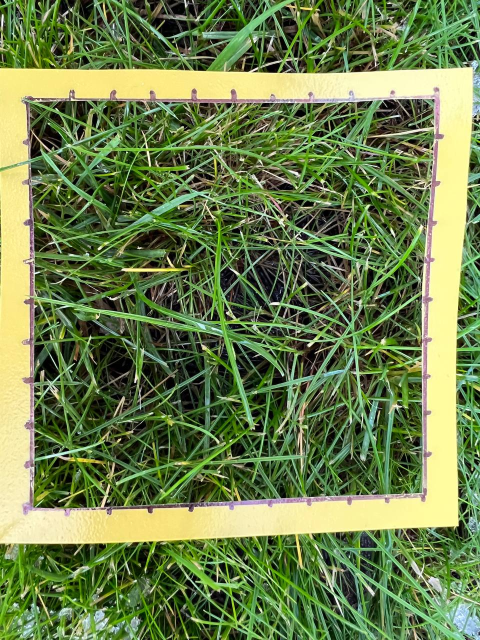
#> input picture example_photo_1.jpg, 960 x 1280 px (shown at 1/2 size); its folder holds only this picture in this run
$ python areas.py
#> lines starting #> are read from the running program, lines starting #| are printed output that depends on the picture; after the words box and inside, x2 and y2 are one past the last pixel; in counts of white or black regions, pixels touching at a corner belong together
#!/usr/bin/env python3.11
import cv2
import numpy as np
from pathlib import Path
from pandas import DataFrame

SQUARE_LENGTH = 10


def circle_black_contours(img):
    black_thresh = cv2.inRange(img, (0, 0, 0), (80, 40, 70))
    contours, _ = cv2.findContours(
        black_thresh,
        cv2.RETR_EXTERNAL,
        cv2.CHAIN_APPROX_SIMPLE,
    )

    if not contours:
        return img, "Can't find black areas"

    result = img.copy()
    total_area = 0

    for c in contours:
        total_area += cv2.contourArea(c)
        cv2.drawContours(result, [c], -1, (0, 0, 255), 1)
    return result, total_area


def crop_yellow_frame(img):
    # change colorspace
    img_hsv = cv2.cvtColor(img, cv2.COLOR_BGR2HSV)

    # define yellow color boundaries
    hsv_yellow_color_lower = np.array([0, 0, 225])
    hsv_yellow_color_upper = np.array([50, 255, 255])
    thresh_yellow = cv2.inRange(img_hsv, hsv_yellow_color_lower, hsv_yellow_color_upper)

    # finding the biggest contour
    contours, _ = cv2.findContours(thresh_yellow, cv2.RETR_EXTERNAL, cv2.CHAIN_APPROX_SIMPLE)
    x, y, w, h = cv2.boundingRect(max(contours, key=cv2.contourArea))
    margin = 50
    return img[y+margin:y+h-margin, x+margin: x+w-margin]

if __name__ == '__main__':
    images = Path().glob("*.jpg")
    image_strings = [str(p) for p in images]
    areas = []

    # finding black areas from every image in folder
    for i in image_strings:
        stream = open(i, "rb")
        bytes = bytearray(stream.read())
        numpyarray = np.asarray(bytes, dtype=np.uint8)
        img = cv2.imdecode(numpyarray, cv2.IMREAD_UNCHANGED)
#> img is the input picture: shape (1280, 960, 3); mean B, G, R 75.9, 127.7, 108.5

        yellow_frame = crop_yellow_frame(img)
#> in crop_yellow_frame, `img_hsv = cv2.cvtColor(img, cv2.COLOR_BGR2HSV)`: img_hsv: shape (1280, 960, 3); mean H, S, V 45.6, 133, 130.6
#> in crop_yellow_frame, `thresh_yellow = cv2.inRange(img_hsv, hsv_yellow_color_lower, hsv_yello..`:
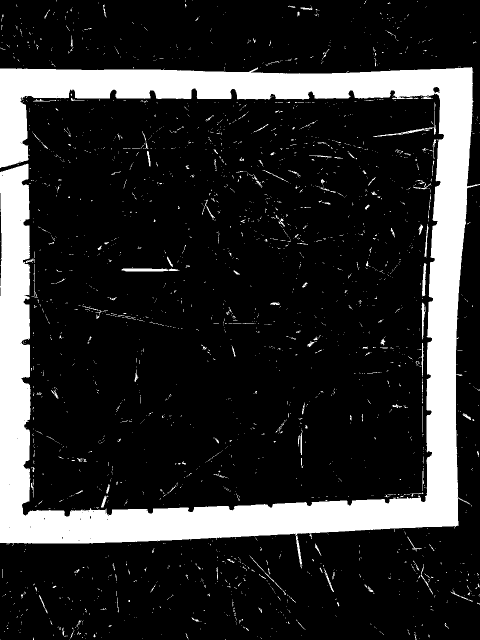
#> thresh_yellow: shape (1280, 960) (shown at 1/2 size); 17.8% white; 2528 white regions (2365 under 20 px)
#> in crop_yellow_frame, `contours, _ = cv2.findContours(thresh_yellow, cv2.RETR_EXTERNAL, cv2.C..`: contours = 2528 contours, 2465 with area under 20; largest, box (x1, y1, x2, y2) and area: (0, 134, 960, 1137) 198342, (243, 537, 359, 543) 456, (746, 221, 872, 274) 273, (844, 526, 853, 593) 270, (843, 605, 851, 678) 208
#> in crop_yellow_frame, `x, y, w, h = cv2.boundingRect(max(contours, key=cv2.contourArea))`: x = 0; y = 134; w = 960; h = 1003
#> in crop_yellow_frame, `return img[y+margin:y+h-margin, x+margin: x+w-margin]`:
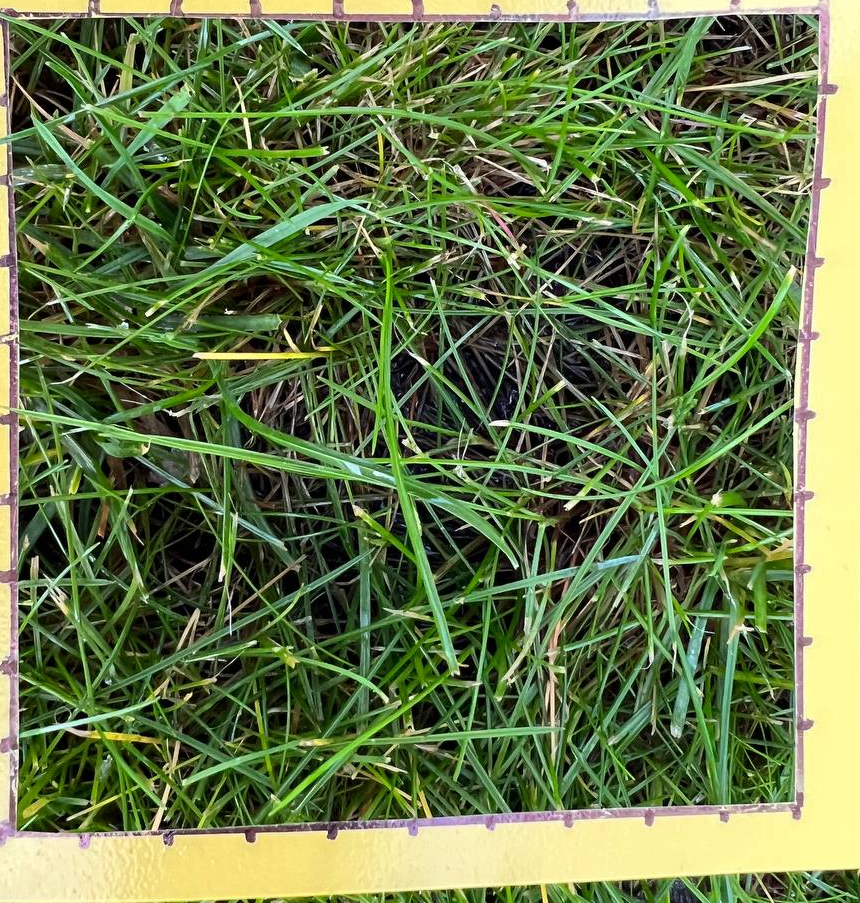
#> returned value: shape (903, 860, 3); mean of channels 0, 1, 2 72.9, 120, 103.3; drawn as B, G, R

        # cv2.imshow('th', yellow_frame)
        result_image, area = circle_black_contours(yellow_frame)
#> in circle_black_contours, `black_thresh = cv2.inRange(img, (0, 0, 0), (80, 40, 70))`:
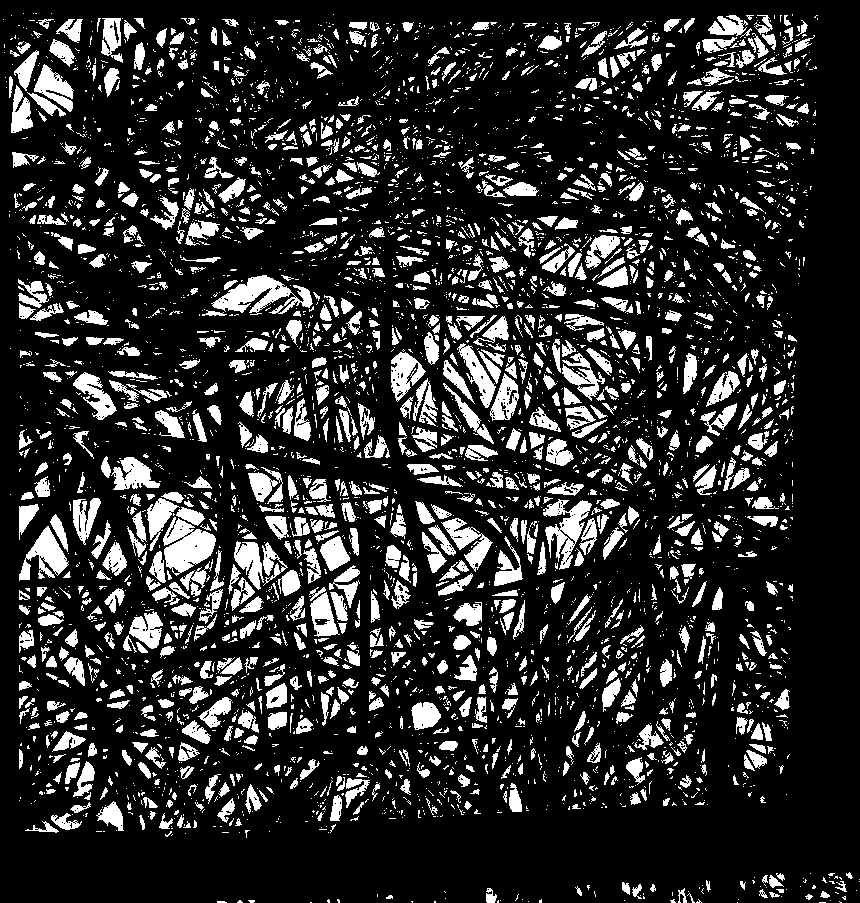
#> black_thresh: shape (903, 860); 17.6% white; 4464 white regions (3239 under 20 px)
#> in circle_black_contours, `contours, _ = cv2.findContours( black_thresh, cv2.RETR_EXTERNAL, cv2.C..`: contours = 4463 contours, 3548 with area under 20; largest, box (x1, y1, x2, y2) and area: (163, 517, 216, 576) 1780, (211, 275, 313, 315) 1764, (543, 499, 592, 570) 1338, (19, 526, 69, 581) 1122, (391, 352, 426, 402) 958
#> the loop in circle_black_contours, `for c in contours:` made 4463 passes
#> total_area on passes 13, 16, 17: 20, 28.5, 36
#> after the loop in circle_black_contours, `for c in contours:`:
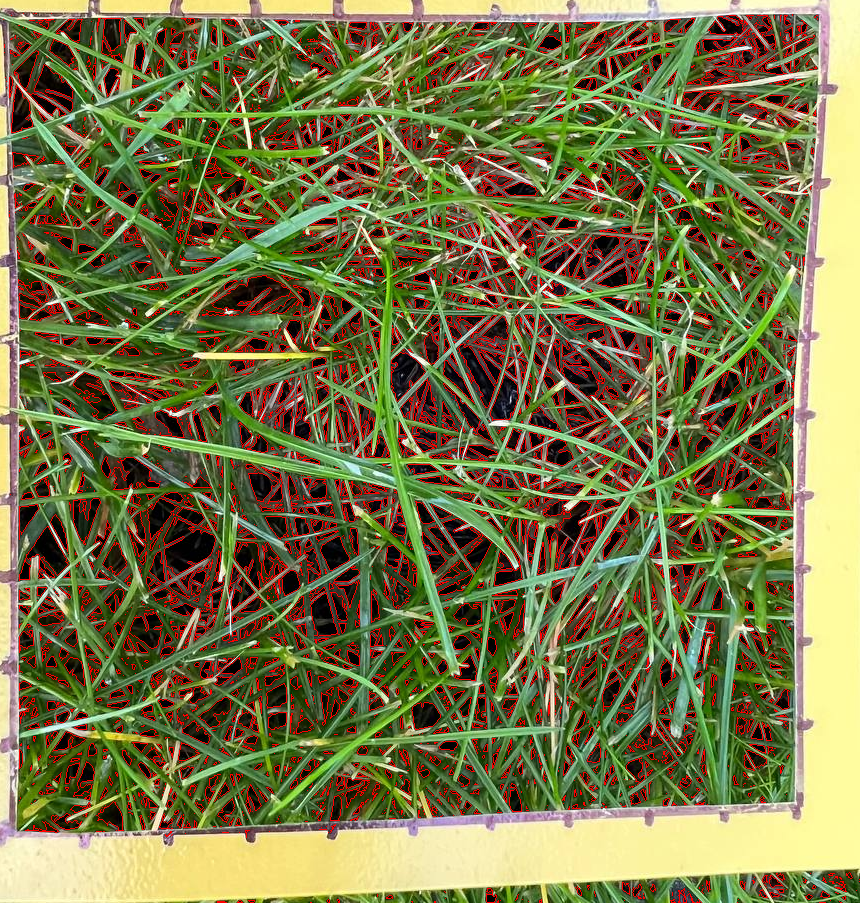
#> result: shape (903, 860, 3); 8.2% of pixels changed, all inside (x1, y1, x2, y2) = (3, 13, 860, 903)
#> after the loop in circle_black_contours, `for c in contours:`: total_area = 102555.5
#> area = 102555.5

        # cv2.imshow('result', result_image)
        one_centimeter = result_image.shape[1] / SQUARE_LENGTH
#> one_centimeter = 86
        area_in_centimetres = round(area / one_centimeter / one_centimeter, 1)
#> area_in_centimetres = 13.9

        areas.append(area_in_centimetres)

    # write results to excel file
    df = DataFrame({'File name': image_strings, 'Area in centimeters square': areas})
#> df = table of 1 rows and 2 columns
    df.to_excel(f"Areas.xlsx", 'Лист 1', index=False)
